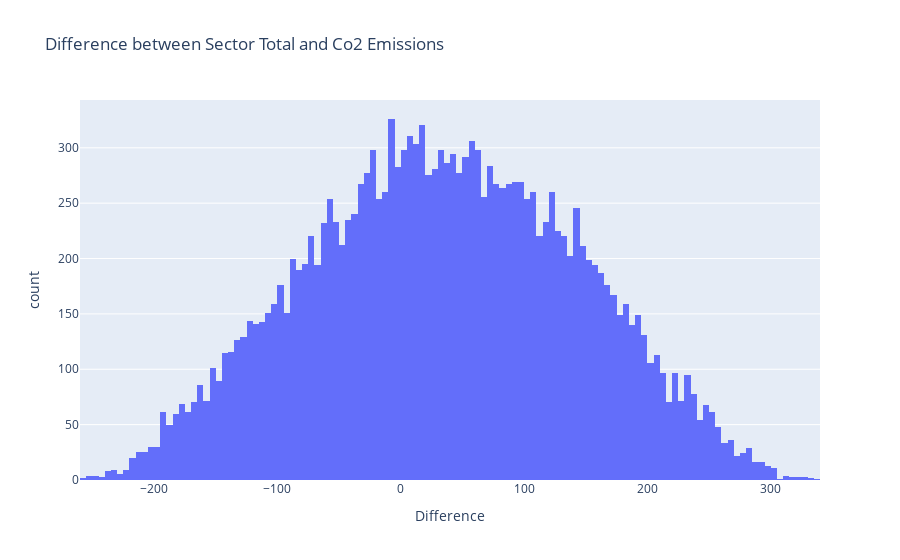

The notebook cell this image was saved under:
### Code cell
px.histogram(
    df,
    x='Difference',
    title='Difference between Sector Total and Co2 Emissions',

).show()

### Figure 1 — Plotly figure (JSON) as saved in the notebook; plotly's stock layout.template omitted (floating-point values rounded to 4 significant figures; data arrays with more than 128 entries replaced by an {"elided": "..."} marker saying what was removed)
{"data": [{"alignmentgroup": "True", "bingroup": "x", "hovertemplate": "Difference=%{x}<br>count=%{y}<extra></extra>", "legendgroup": "", "marker": {"color": "#636efa", "pattern": {"shape": ""}}, "name": "", "offsetgroup": "", "orientation": "v", "showlegend": false, "type": "histogram", "x": {"elided": "17686 float values"}, "xaxis": "x", "yaxis": "y"}], "layout": {"barmode": "relative", "legend": {"tracegroupgap": 0}, "title": {"text": "Difference between Sector Total and Co2 Emissions"}, "xaxis": {"anchor": "y", "domain": [0, 1], "title": {"text": "Difference"}}, "yaxis": {"anchor": "x", "domain": [0, 1], "title": {"text": "count"}}}}
